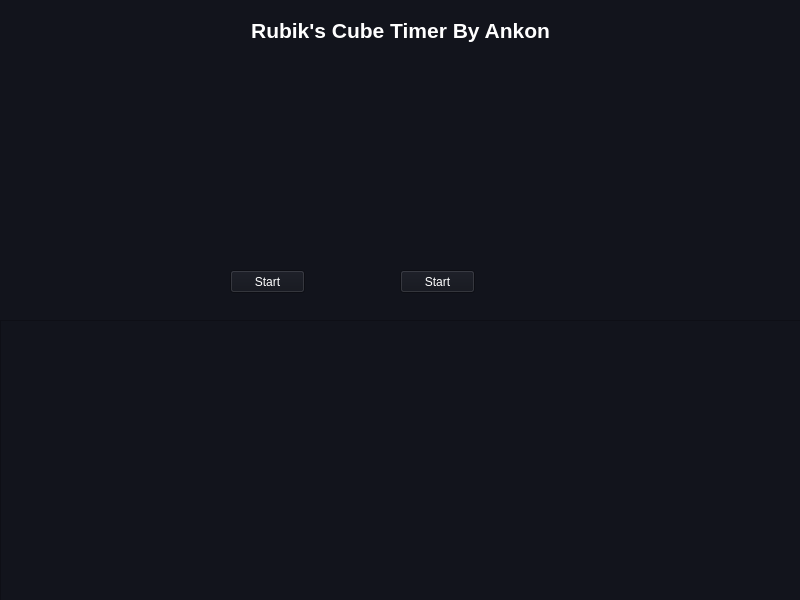
<?xml version="1.0" encoding="UTF-8"?>
<ui version="4.0">
 <class>MainWindow</class>
 <widget class="QMainWindow" name="MainWindow">
  <property name="geometry">
   <rect>
    <x>0</x>
    <y>0</y>
    <width>800</width>
    <height>600</height>
   </rect>
  </property>
  <property name="windowTitle">
   <string>MainWindow</string>
  </property>
  <property name="styleSheet">
   <string notr="true">background-color: rgb(18, 20, 28);</string>
  </property>
  <widget class="QWidget" name="centralwidget">
   <widget class="QLabel" name="label">
    <property name="geometry">
     <rect>
      <x>0</x>
      <y>0</y>
      <width>801</width>
      <height>61</height>
     </rect>
    </property>
    <property name="font">
     <font>
      <pointsize>16</pointsize>
      <weight>75</weight>
      <bold>true</bold>
     </font>
    </property>
    <property name="styleSheet">
     <string notr="true">color: rgb(255, 255, 255);</string>
    </property>
    <property name="text">
     <string>Rubik's Cube Timer By Ankon</string>
    </property>
    <property name="alignment">
     <set>Qt::AlignCenter</set>
    </property>
   </widget>
   <widget class="QLabel" name="label_2">
    <property name="geometry">
     <rect>
      <x>270</x>
      <y>150</y>
      <width>171</width>
      <height>71</height>
     </rect>
    </property>
    <property name="font">
     <font>
      <pointsize>14</pointsize>
      <weight>75</weight>
      <bold>true</bold>
     </font>
    </property>
    <property name="styleSheet">
     <string notr="true">color: rgb(255, 255, 255);</string>
    </property>
    <property name="text">
     <string/>
    </property>
    <property name="alignment">
     <set>Qt::AlignCenter</set>
    </property>
   </widget>
   <widget class="QPushButton" name="pushButton">
    <property name="geometry">
     <rect>
      <x>230</x>
      <y>270</y>
      <width>75</width>
      <height>23</height>
     </rect>
    </property>
    <property name="styleSheet">
     <string notr="true">color: rgb(255, 255, 255);</string>
    </property>
    <property name="text">
     <string>Start</string>
    </property>
   </widget>
   <widget class="QPushButton" name="pushButton_2">
    <property name="geometry">
     <rect>
      <x>400</x>
      <y>270</y>
      <width>75</width>
      <height>23</height>
     </rect>
    </property>
    <property name="styleSheet">
     <string notr="true">color: rgb(255, 255, 255);</string>
    </property>
    <property name="text">
     <string>Start</string>
    </property>
   </widget>
   <widget class="QListWidget" name="listWidget">
    <property name="geometry">
     <rect>
      <x>0</x>
      <y>320</y>
      <width>801</width>
      <height>281</height>
     </rect>
    </property>
    <property name="styleSheet">
     <string notr="true">color: rgb(255, 255, 255);</string>
    </property>
   </widget>
  </widget>
 </widget>
 <resources/>
 <connections/>
</ui>
